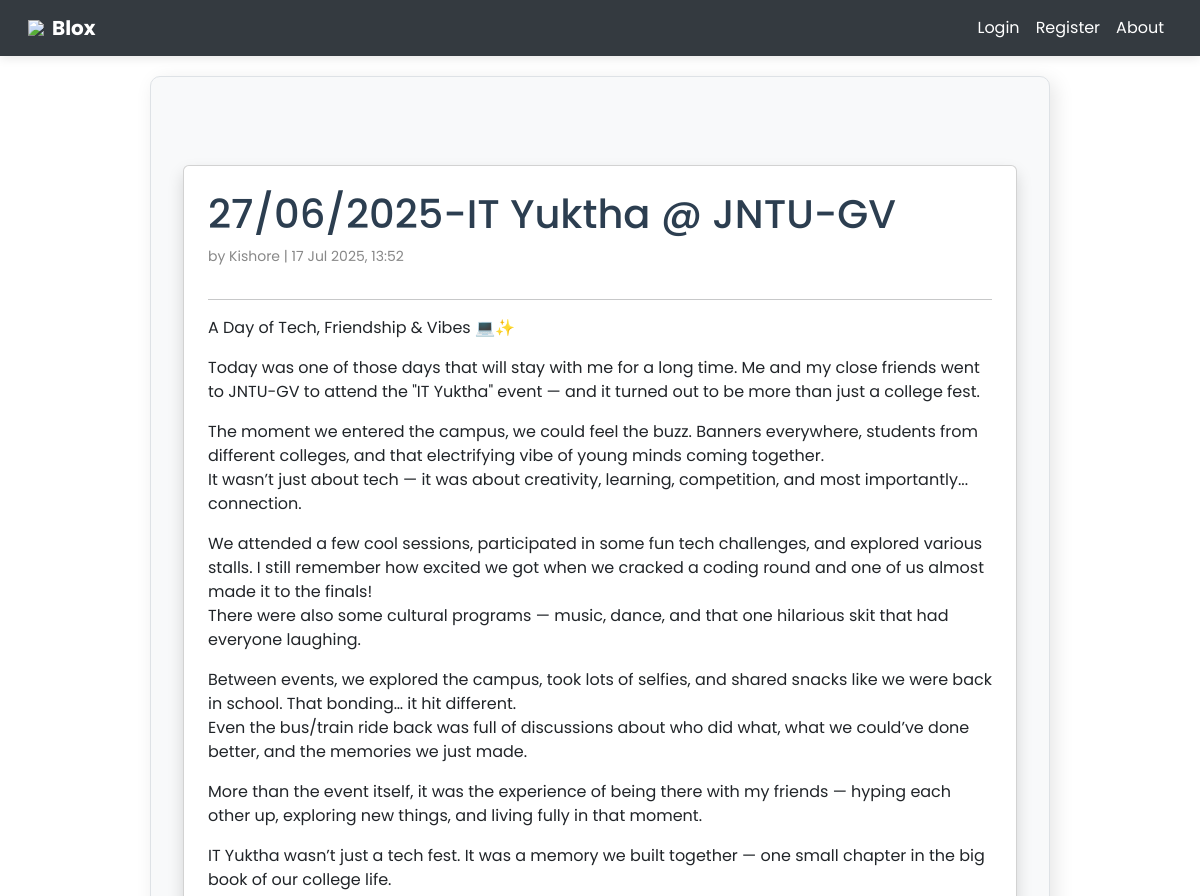
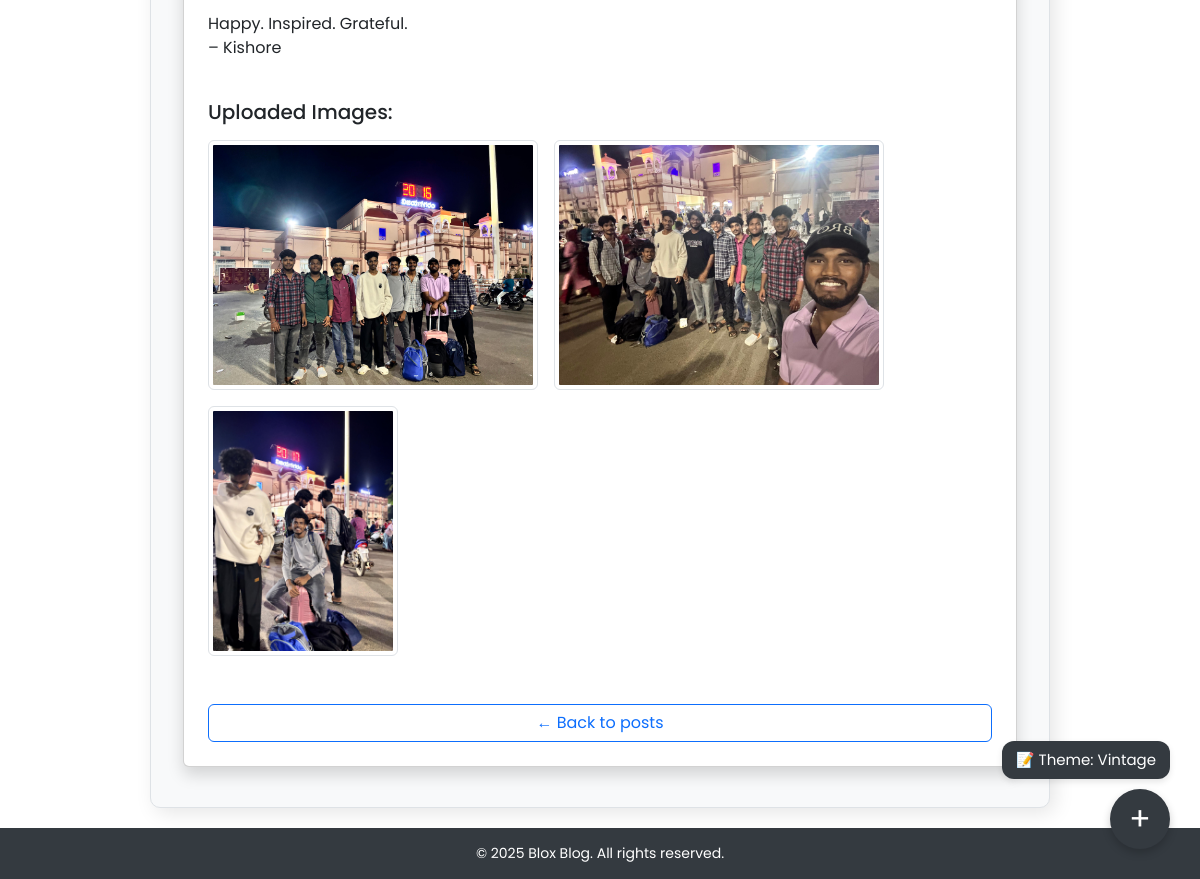
/post/27/, run on the app's committed database (2 pictures, top to bottom).
### blog/models.py (models this page shows)
class Post(models.Model):
    title = models.CharField(max_length=255)
    content = models.TextField()
    audio = models.FileField(upload_to='audios/', blank=True, null=True)
    created_at = models.DateTimeField(auto_now_add=True)
    author = models.ForeignKey(User, on_delete=models.CASCADE)

class PostImage(models.Model):
    post = models.ForeignKey(Post, on_delete=models.CASCADE, related_name='images')
    image = models.ImageField(upload_to='post_images/')

### blog/views.py (the view)
# urls.py: path('post/<int:pk>/', views.post_detail, name='post_detail'),
def post_detail(request, pk):
    post = get_object_or_404(Post, pk=pk)
    return render(request, 'blog/post_detail.html', {'post': post})

### blog/templates/blog/post_detail.html (shortened to what this page needs)
{% extends 'blog/base.html' %}
{% block content %}
<div class="container mt-5">
    <div class="card shadow p-4">
        <h1 class="mb-2">{{ post.title }}</h1>
        <p class="meta">by {{ post.author }} | {{ post.created_at|date:"d M Y, H:i" }}</p>
        <hr>
        <div class="mb-4">{{ post.content|linebreaks }}</div>
        <h5 class="mb-3">Uploaded Images:</h5>
        {% if post.images.all %}
        <div class="d-flex flex-wrap gap-3 mb-4">
            {% for image in post.images.all %}
                <img src="{{ image.image.url }}" alt="Post Image" class="img-thumbnail" style="max-height: 250px;">
            {% endfor %}
        </div>
        {% else %}
            <p class="text-muted">No images uploaded for this post.</p>
        {% endif %}
        <a class="back btn btn-outline-primary mt-4" href="{% url 'post_list' %}">&larr; Back to posts</a>
    </div>
</div>
{% endblock %}

### blog/templates/blog/base.html (style rules this page uses)
body.theme-professional { --bg-color: #ffffff; --text-color: #1a1a1a; --accent-color: #343a40; --paper-color: #f8f9fa; --border-color: #dee2e6; --font-family: 'Poppins', sans-serif; }
body { background: var(--bg-color); color: var(--text-color); font-family: var(--font-family); min-height: 100vh; display: flex; flex-direction: column; }

### blog/templates/blog/post_detail.html (style rules this page uses)
.container { max-width: 900px; margin: auto; }
h1 { color: #2c3e50; }
.meta { color: #888; font-size: 14px; }

### data on the page
Post: title "27/06/2025-IT Yuktha @ JNTU-GV", author "Kishore", created_at "17 Jul 2025, 13:52", content "A Day of Tech, Friendship & Vibes 💻✨ Today was one of those days that will stay with me for a long time. Me and my close friends went to JNTU-GV to attend the \"IT Yuktha\" event — and it turned out to be more than just a college fest. The moment we entered the campus, we could feel the buzz. Banners everywhere, students from different colleges, and that electrifying vibe of young minds coming together. It wasn’t just about tech — it was about creativity, learning, competition, and most importantly... connection. We attended a few cool sessions, participated in some fun tech challenges, and explored various stalls. I still remember how excited we got when we cracked a coding round and one of…"
PostImage: image (picture)
PostImage: image (picture)
PostImage: image (picture)

### other printed values
{{ year|default:"2025" }} "2025"
